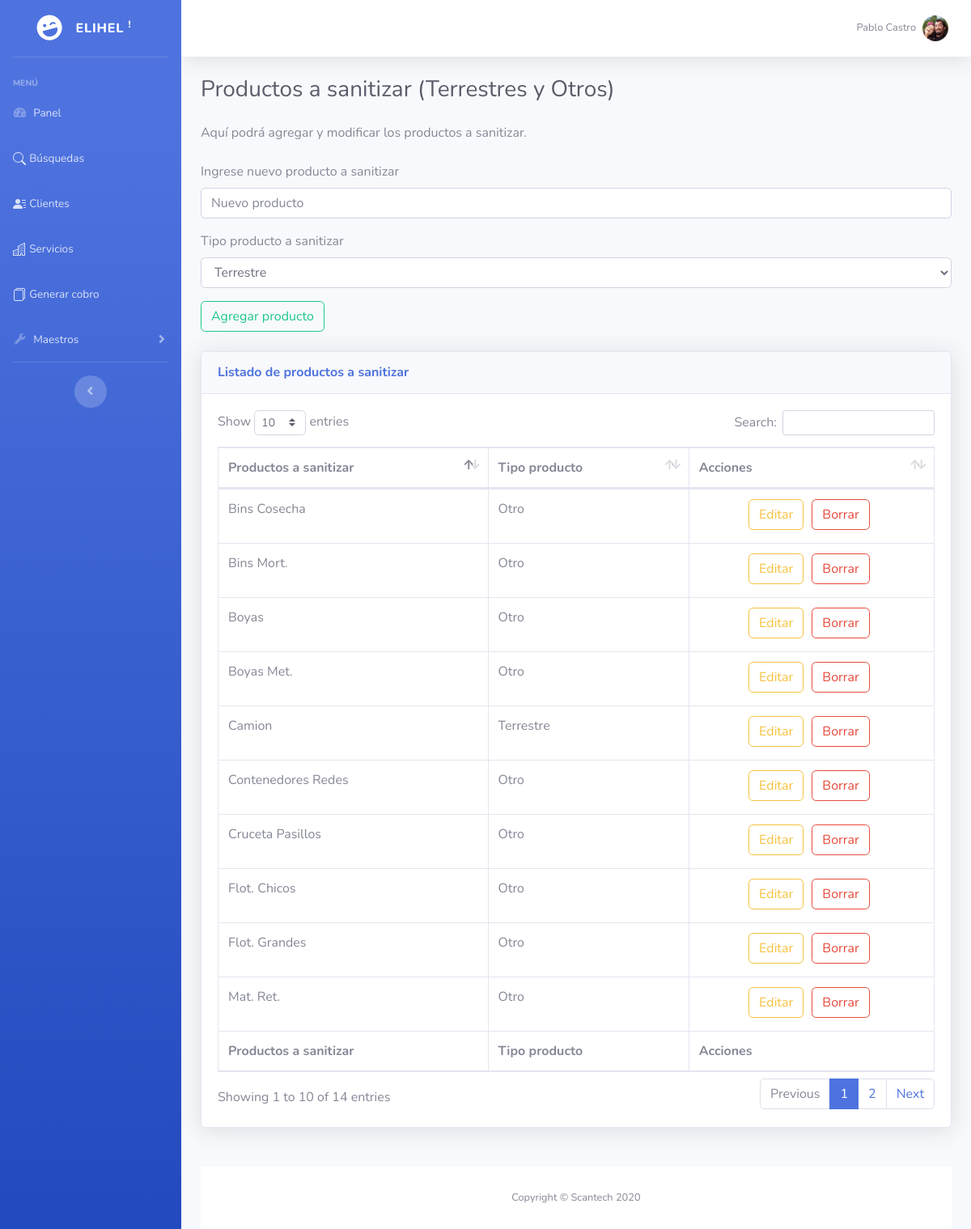
The app's page /vista/terrestresyotros.php (signed in) with its own data.
### tables this page shows
CREATE TABLE `productos` (
  `id` int(11) NOT NULL,
  `productos` varchar(35) NOT NULL,
  `tipoproducto` varchar(35) NOT NULL
);

### controlador/productos.controller.php (called while the page is built, shortened)
<?php
Class ControllerProductos{
    public static function listarProductos(){
        $tabla = "productos";
        $respuesta = ModeloProductos::listarProducto($tabla);
        return $respuesta;
    }
}
?>

### modelo/conexion.php (called while the page is built)
<?php
class DB{
    public static function conexion() {
        try{
            $pdo=new PDO('mysql:host=localhost; dbname=scantech_scanservice', 'root', '');
            $pdo->setAttribute(PDO::ATTR_ERRMODE, PDO::ERRMODE_EXCEPTION);
            $pdo->exec("SET CHARACTER SET UTF8");
        }catch(Exception $e){
            die("Error" . $e->getMessage());
            echo "Línea de error" . $e->getLine();
        }
        return $pdo;
    }
}
?>

### modelo/producto.modelo.php (called while the page is built, shortened)
<?php
require_once "conexion.php";
class ModeloProductos
{
    static public function listarProducto($tabla)
    {
        $sql = DB::conexion()->prepare("SELECT * FROM $tabla");
        $sql->execute();
        return $sql->fetchAll();
    }
}

### vista/terrestresyotros.php (the view, shortened to what this page needs)
<!DOCTYPE html>
<html lang="es">
<?php require('estructura/head.php'); ?>
<body id="page-top">
  <div id="wrapper">
    <?php include('estructura/barraLateral.php'); ?>
    <div id="content-wrapper" class="d-flex flex-column">
      <div id="content">
        <?php include('estructura/barraSuperior.php'); ?>
        <div class="container-fluid">
          <div class="d-sm-flex align-items-center justify-content-between mb-4">
            <h1 class="h3 mb-0 text-gray-800">Productos a sanitizar (Terrestres y Otros)</h1>
          </div>
          <p class="mb-4">Aquí podrá agregar y modificar los productos a sanitizar.</p>
          <div class="form-group">
            <label for="exampleFormControlInput1">Ingrese nuevo producto a sanitizar</label>
            <input type="text" name="idProducto" class="form-control" id="idProducto" placeholder="Nuevo producto">
          </div>
          <div class="form-group">
            <label for="exampleFormControlSelect1">Tipo producto a sanitizar</label>
            <select class="form-control" id="idTipoProducto" name="idTipoProducto">
              <option value="Terrestre">Terrestre</option>
            </select>
          </div>
          <input type="submit" value="Agregar producto" name="enviar" id="enviar" class="btn btn-outline-success" style="display: true;">
          <br>
          <br>
          <div id="recargar1" class="card shadow mb-4 reload">
            <div class="card-header py-3">
              <h6 class="m-0 font-weight-bold text-primary">Listado de productos a sanitizar</h6>
            </div>
            <div class="card-body">
              <div class="table-responsive">
                <table class="table table-bordered" id="dataTable" width="100%" cellspacing="0">
                  <thead>
                    <tr>
                      <th>Productos a sanitizar</th>
                      <th>Tipo producto</th>
                      <th>Acciones</th>
                    </tr>
                  </thead>
                  <tfoot>
                    <tr>
                      <th>Productos a sanitizar</th>
                      <th>Tipo producto</th>
                      <th>Acciones</th>
                    </tr>
                  </tfoot>
                  <tbody>
                    <?php
                    $matrizProductos = ControllerProductos::listarProductos();
                    foreach ($matrizProductos as $registro) {
                    ?>
                      <tr>
                        <td><?php echo $registro["productos"]; ?></td>
                        <td><?php echo $registro["tipoproducto"]; ?></td>
                        <td>
                          <div style="text-align: center;">
                            <input style="margin-bottom: 4px;  margin-right:6px;" type="button" onClick="reply_clickModificar(this.id)" value="Editar" name="enviar" id="
                      <?php echo 'idcode:', $registro["id"], ':idcode productocode:',  $registro["productos"], ':productocode tipoproductocode:',  $registro["tipoproducto"], ':tipoproductocode' ?>" class="btn btn-outline-warning">
                            <input style="margin-bottom: 4px;  margin-right:6px;" type="button" onClick="reply_clickBorrar(this.id)" value="Borrar" name="borrar" id="<?php echo $registro["id"] ?>" class="borrar-id btn btn-outline-danger">
                          </div>
                        </td>
                      </tr>
                    <?php
                    }
                    ?>
                  </tbody>
                </table>
              </div>
            </div>
          </div>
          <br>
          <?php include('estructura/footer.php'); ?>
        </div>
      </div>
</body>
</html>

### records on screen
productos: productos "Camion", tipoproducto "Terrestre"
productos: productos "Bins Cosecha", tipoproducto "Otro"
productos: productos "Contenedores Redes", tipoproducto "Otro"
productos: productos "Mat. Ret.", tipoproducto "Otro"
productos: productos "Bins Mort.", tipoproducto "Otro"
productos: productos "Cruceta Pasillos", tipoproducto "Otro"
productos: productos "Flot. Grandes", tipoproducto "Otro"
productos: productos "Flot. Chicos", tipoproducto "Otro"
productos: productos "Boyas", tipoproducto "Otro"
productos: productos "Boyas Met.", tipoproducto "Otro"

### other values on screen
$user->getNombre() "Pablo Castro"
